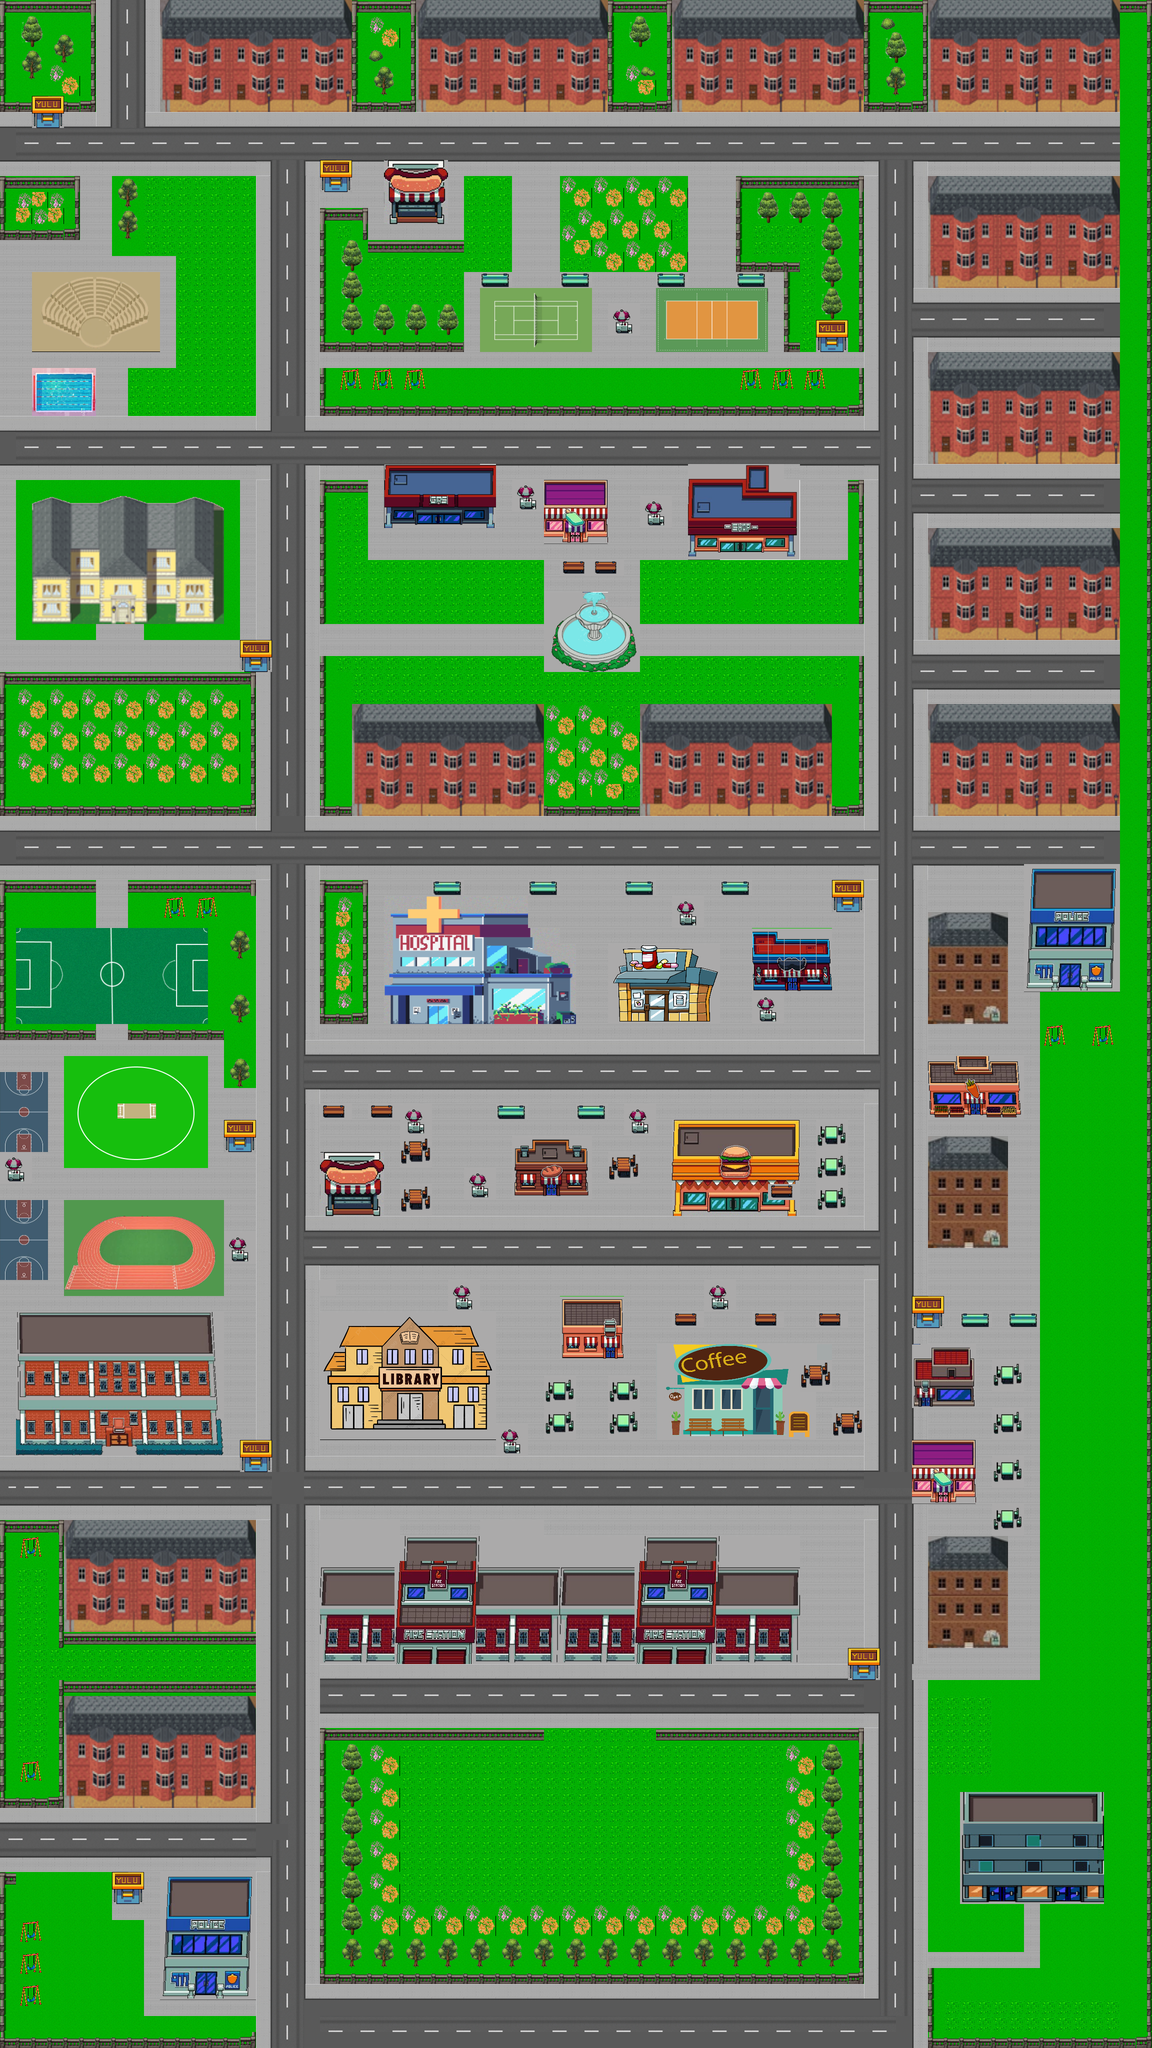

A 2D game scene composited from a Tiled map and its tileset images. What follows is a short description and the map's XML, with each tile layer's data collapsed to a summary:
An orthogonal 72x128 tile map with 32x32 px tiles, 1 tile layer (Tile Layer 1).

<map version="1.8" tiledversion="1.8.4" orientation="orthogonal" renderorder="right-down" width="72" height="128" tilewidth="32" tileheight="32" infinite="0" nextlayerid="2" nextobjectid="1">
 <tileset firstgid="1" source="tileset.tsx" />
 <layer id="1" name="Tile Layer 1" width="72" height="128">
  <data>[9216 cells, 9216 non-empty, 1493 distinct tile ids]</data>
 </layer>
</map>